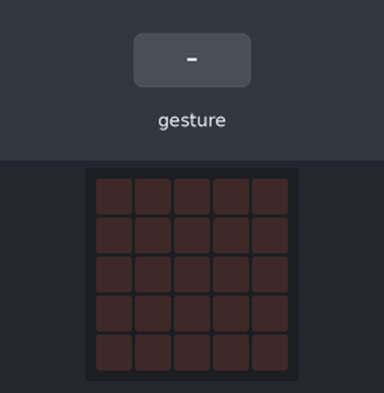
A program run on a simulated Calliope mini (MakeCode). On the bench: the board's 5×5 LED display. The inputs (shaded band) are chosen by the test bench. Random numbers come from a fixed seed; a tilt is held for 1.5 s and a shake lasts 1 s, then the board lies face up again.

Above: at 1.2 s.
1.3 s: gesture 'shake'
At 2.6 s:
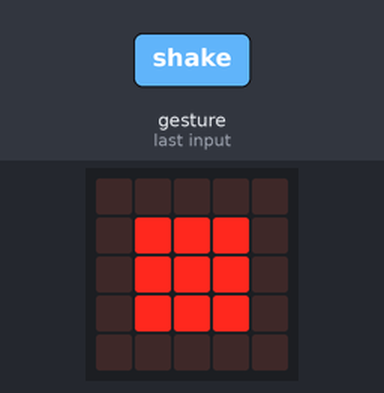
4.3 s: gesture 'shake'
At 4.9 s:
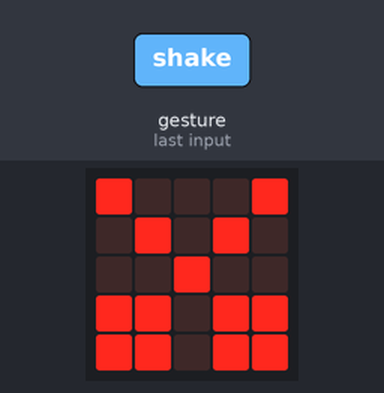
Timing chart, 0 to 7.3 s (numbered marks = the images above; inputs shaded):
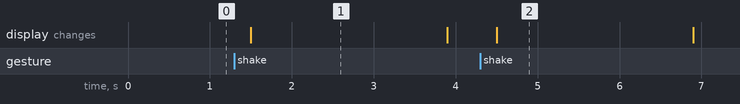

The program:

main.ts
```typescript
input.onGesture(Gesture.Shake, function () {
    game.setScore(randint(1, 3))
    if (game.score() == 1) {
        basic.showLeds(`
            . . . . .
            . # # # .
            . # # # .
            . # # # .
            . . . . .
            `)
        basic.pause(2000)
        basic.clearScreen()
    } else {
        if (game.score() == 2) {
            basic.showLeds(`
                . . . . .
                . . . . .
                # # # # #
                . . . . .
                . . . . .
                `)
            basic.pause(2000)
            basic.clearScreen()
        } else {
            basic.showLeds(`
                # . . . #
                . # . # .
                . . # . .
                # # . # #
                # # . # #
                `)
            basic.pause(2000)
            basic.clearScreen()
        }
    }
})
```

test.ts
```typescript
// Hier kann man Tests durchführen; diese Datei wird nicht kompiliert, wenn dieses Paket als Erweiterung verwendet wird.
```

Measured:
- after the input at 1.3 s, the display: changes after 0.20 s (image 1)
- after the input at 4.3 s, the display: changes after 0.20 s (image 2)
- what the display in image 1 shows lasts 2.4 s, from 1.5 s to 3.9 s
